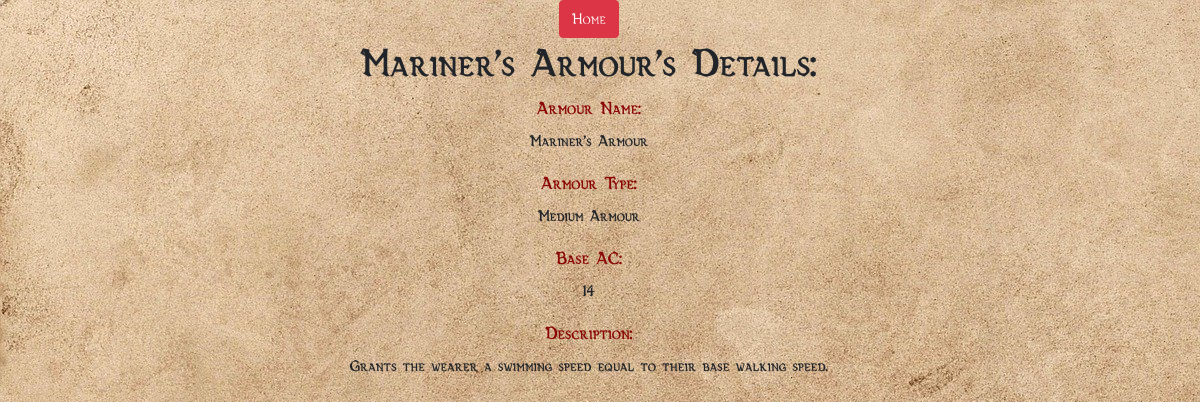
Page /viewArmour/1 on the committed database.
### app.py (models this page shows, shortened)
class Armour(db.Model):
    aID = db.Column(db.Integer, primary_key=True)
    aName = db.Column(db.String(100), nullable=False)# Name of the armour.
    aType = db.Column(db.String(50))# Will change to a list of armour types at a later date, i.e. light, medium, heavy.
    aBase = db.Column(db.Integer)# Base Armour Class (AC).
    aDesc = db.Column(db.String(100000))# Description of the armour, i.e. appearance, effects, magic effects.

### app.py (the view)
@app.route('/viewArmour/<int:id>')
def viewArmour(id):
    armourToDisplay = Armour.query.get_or_404(id)
    try:
        return render_template('viewArmour.html', armour=armourToDisplay)
    except:
        return 'There was a problem displaying your armour.'

### templates/viewArmour.html (shortened to what this page needs)
{% extends 'base.html' %}
{% block content %}
<div class="content">
    <button id="characterDashboardButton" onclick="window.location.href = '../dashboard.html';" class="btn btn-danger">Home</button>
    <h1>{{armour.aName}}'s Details:</h1>
    <div class="form">
        <form>
            <div class="form-group">
                <label>Armour Name: </label>
                <p><b>{{armour.aName}}</b></p>
            </div>
            <div class="form-group">
                <label>Armour Type: </label>
                <p><b>{{armour.aType}}</b></p>
            </div>
            <div class="form-group">
                <label>Base AC: </label>
                <p><b>{{armour.aBase}}</b></p>
            </div>
            <div class="form-group">
                <label>Description: </label>
                <p><b>{{armour.aDesc}}</b></p>
            </div>
        </form>
    </div>
</div>
{% endblock %}

### templates/base.html (style rules this page uses)
h1 { font-weight: bold; }
label { font-weight: bold; color: rgb(139, 5, 5); font-size: large; }

### rows in the picture
Armour: aName "Mariner's Armour", aType "Medium Armour", aBase "14", aDesc "Grants the wearer a swimming speed equal to their base walking speed."
